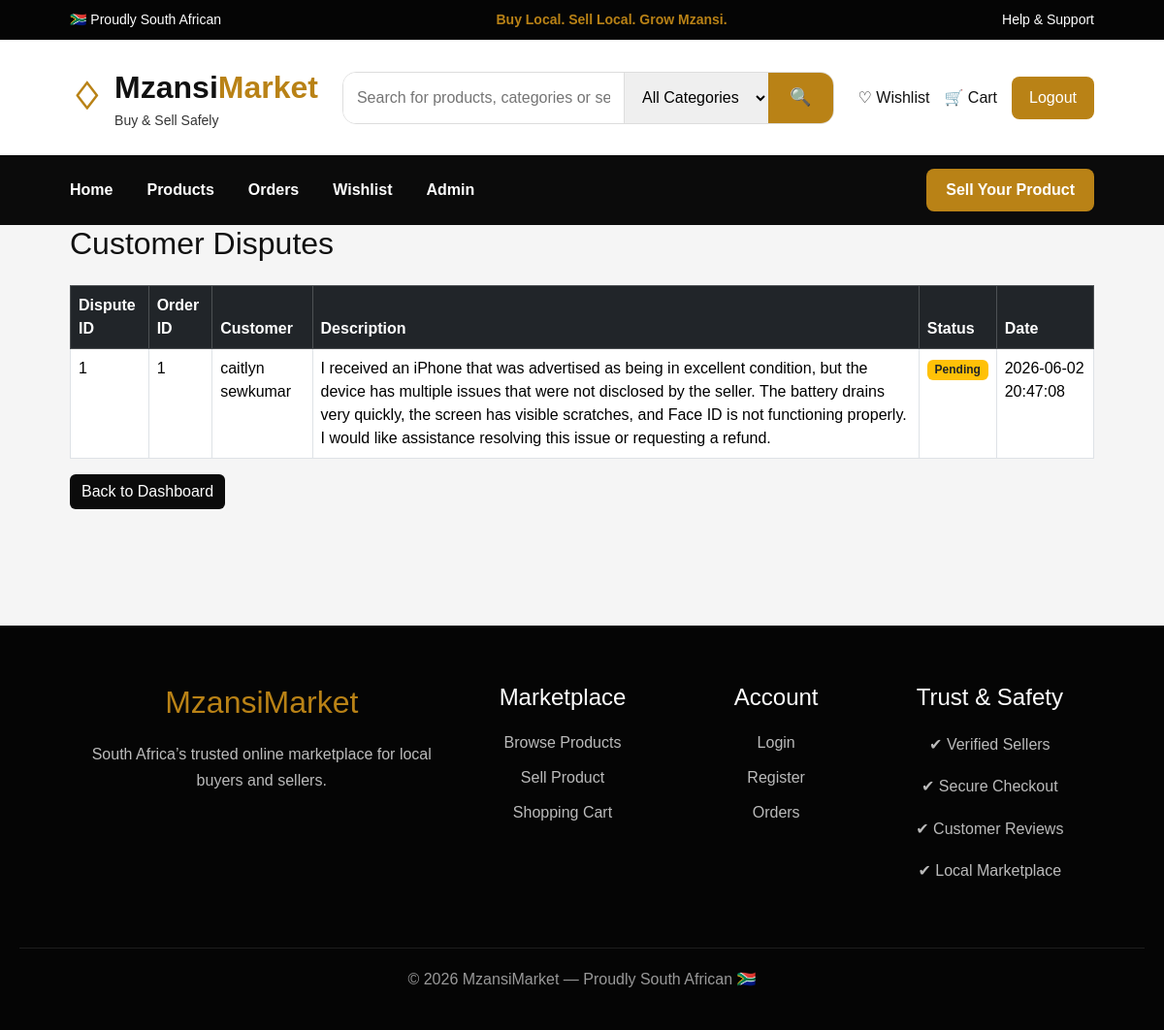
Page /admin/disputes.php (signed in) on the committed database.
### tables this page shows
CREATE TABLE `disputes` (
  `dispute_id` int(11) NOT NULL,
  `order_id` int(11) DEFAULT NULL,
  `user_id` int(11) DEFAULT NULL,
  `description` text DEFAULT NULL,
  `status` varchar(50) DEFAULT 'Pending',
  `created_at` timestamp NOT NULL DEFAULT current_timestamp()
);

CREATE TABLE `users` (
  `user_id` int(11) NOT NULL,
  `fullname` varchar(100) DEFAULT NULL,
  `email` varchar(100) DEFAULT NULL,
  `password` varchar(255) DEFAULT NULL,
  `role` enum('buyer','seller','admin') DEFAULT NULL,
  `verified` enum('yes','no') DEFAULT 'no',
  `created_at` timestamp NOT NULL DEFAULT current_timestamp()
);

### admin/disputes.php (the view, shortened to what this page needs)
<?php
include("../includes/db.php");
include("../includes/header.php");
$sql = "SELECT disputes.*, users.fullname
        FROM disputes
        JOIN users ON disputes.user_id = users.user_id
        ORDER BY disputes.created_at DESC";
$result = mysqli_query($conn, $sql);
?>
<h2 class="mb-4">Customer Disputes</h2>
<div class="table-responsive">
<table class="table table-bordered table-hover bg-white">
<thead class="table-dark">
<tr>
    <th>Dispute ID</th>
    <th>Order ID</th>
    <th>Customer</th>
    <th>Description</th>
    <th>Status</th>
    <th>Date</th>
</tr>
</thead>
<tbody>
<?php while($row = mysqli_fetch_assoc($result)){ ?>
<tr>
    <td><?php echo $row['dispute_id']; ?></td>
    <td><?php echo $row['order_id']; ?></td>
    <td><?php echo $row['fullname']; ?></td>
    <td><?php echo $row['description']; ?></td>
    <td>
        <span class="badge bg-warning text-dark">
            <?php echo $row['status']; ?>
        </span>
    </td>
    <td><?php echo $row['created_at']; ?></td>
</tr>
<?php } ?>
</tbody>
</table>
</div>
<a href="dashboard.php" class="btn btn-dark">
    Back to Dashboard
</a>
<?php
include("../includes/footer.php");
?>

### css/style.css (style rules this page uses)
:root { --black: #0b0b0b; --green: #003b1f; --gold: #b98216; --cream: #f7f1e6; --light: #f8f8f8; }
body { background: #f5f5f5; font-family: Arial, sans-serif; color: #111; }
.btn-dark { background: #0b0b0b; border: none; }

### rows in the picture
disputes: dispute_id "1", order "1", user.fullname "caitlyn sewkumar", description "I received an iPhone that was advertised as being in excellent condition, but the device has multiple issues that were not disclosed by the seller. The battery drains very quickly, the screen has visible scratches, and Face ID is not functioning properly. I would like assistance resolving this issue or requesting a refund.", status "Pending", created_at "2026-06-02 20:47:08"
